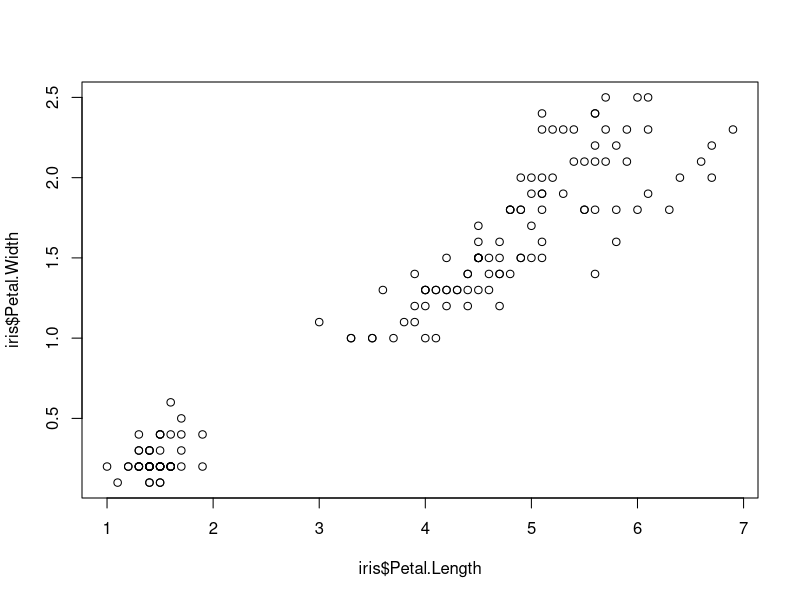
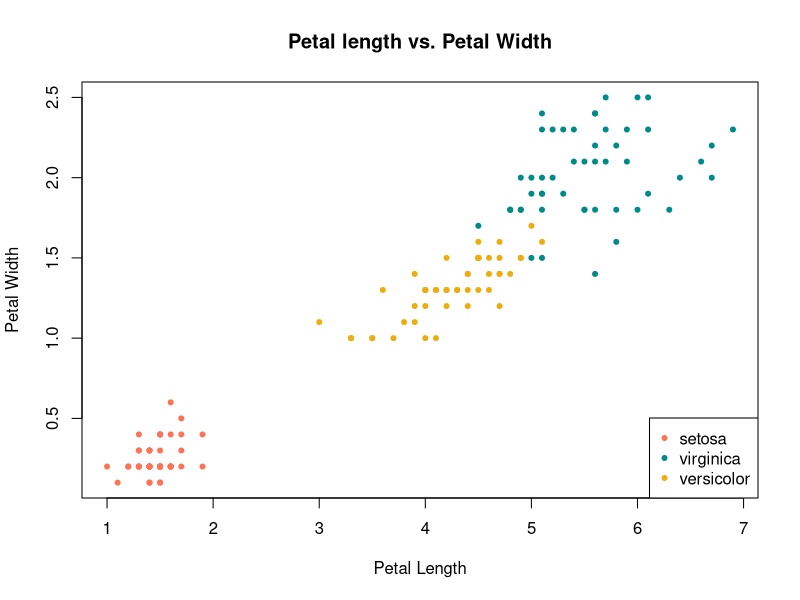
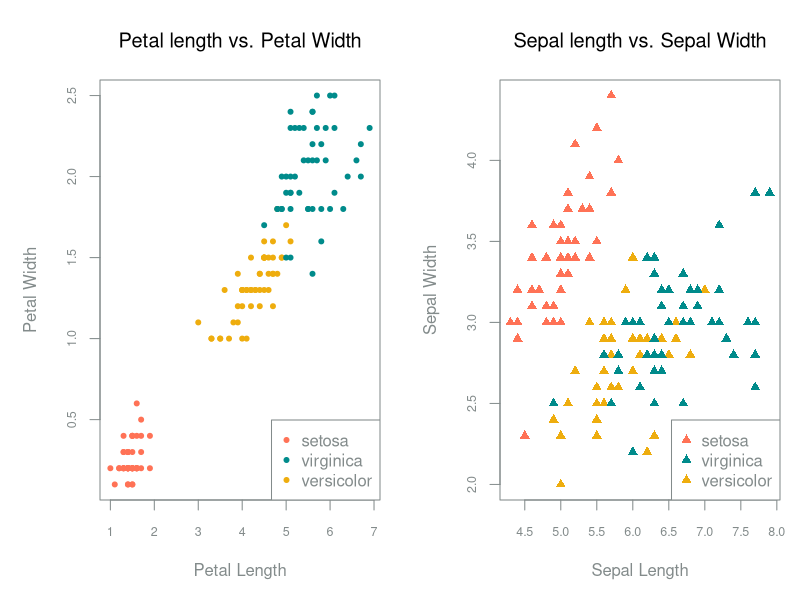
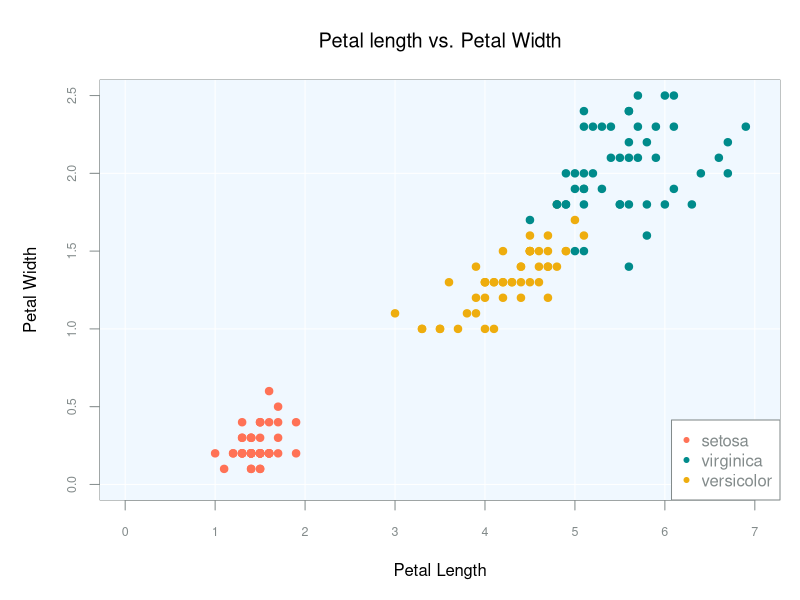
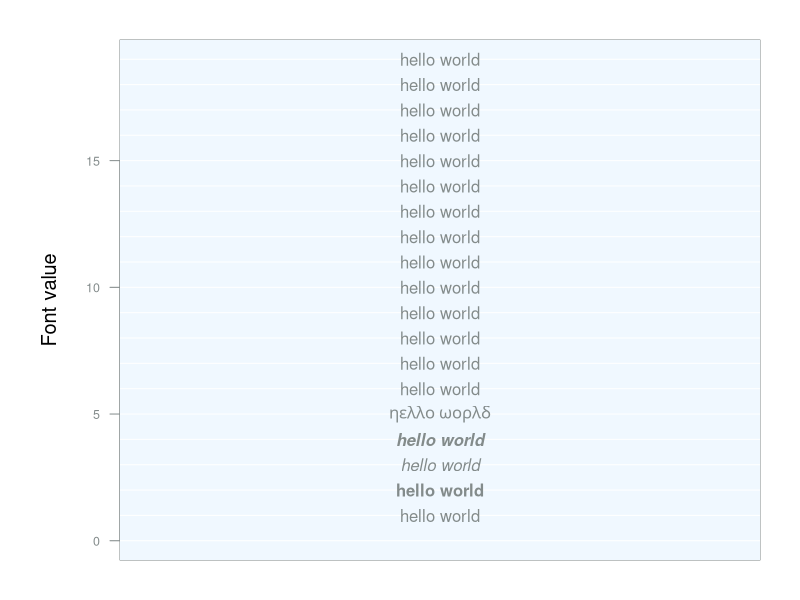

Source code (R) for these figures, in order:

## Graph 1, simple xy scatterplot
    plot (iris$Petal.Length,iris$Petal.Width)

## Graph 2

  ##Plot showing species subsets (right)
    plot(iris$Petal.Length, iris$Petal.Width, 
      xlab = "Petal Length",
      ylab = "Petal Width",
      main = "Petal length vs. Petal Width",
      pch = 20,
      col=ifelse(iris$Species == "setosa","coral1", 
                ifelse(iris$Species == "virginica","cyan4", 
                       ifelse(iris$Species ==  "versicolor",
                              "darkgoldenrod2", "grey"))))
  ##legend
    legend("bottomright", c("setosa","virginica", "versicolor"),
       col = c("coral1","cyan4", "darkgoldenrod2"), pch=20)



## Graph #3
    ##global settings
      par(mfrow = c(1,2), mar = c(5,5,4,1),font = 7,font.axis = 7, 
          fg = "azure4",  col.axis = "azure4", cex.axis = .75)

    ## First plot: petal length vs width
    plot(iris$Petal.Length, iris$Petal.Width, 
        xlab = "Petal Length", 
        ylab = "Petal Width", 
        font.lab = 7,
        col.lab = "azure4",
        main = "Petal length vs. Petal Width",
        font.main = 7,
        col.main = "black",
        pch = 20,
        col=ifelse(iris$Species == "setosa","coral1", 
                ifelse(iris$Species == "virginica","cyan4", 
                       ifelse(iris$Species ==  "versicolor",
                              "darkgoldenrod2", "grey"))))
    ##legend
      legend("bottomright", c("setosa","virginica", "versicolor"),
       col = c("coral1","cyan4", "darkgoldenrod2"), pch=20)
  
    ##Second plot: Sepal length vs width
    plot(iris$Sepal.Length, iris$Sepal.Width, 
        xlab = "Sepal Length",
        ylab = "Sepal Width",
        font.lab = 7,
        col.lab = "azure4",
        main = "Sepal length vs. Sepal Width",
        font.main=7,
        col.main = "black",
        pch = 17,
        col=ifelse(iris$Species == "setosa","coral1", 
                ifelse(iris$Species == "virginica","cyan4", 
                       ifelse(iris$Species ==  "versicolor",
                              "darkgoldenrod2", "grey"))))
    ##legend
      legend("bottomright", c("setosa","virginica", "versicolor"),
          col = c("coral1","cyan4", "darkgoldenrod2"), pch=17)


## Graph #4 
  
  ##global parameters
  par(mfrow = c(1,1), mar = c(5,5,4,1),font = 7,font.axis = 7,
    fg = "azure4",  col.axis = "azure4", cex.axis = .75) 
  
  ## Create the empty plot
    plot(NULL, ylim=c(0,2.5),xlim=c(0,7), 
      xlab = "Petal Length", 
      ylab = "Petal Width", 
      font.lab = 7,
      main = "Petal length vs. Petal Width",
      font.main = 7,
      col.main = "black",)
 
  ## Add the background color
  abline(v = 0:7, col = "aliceblue", lwd = 200)
  abline(v = 0:7, col = "white")
  abline(h=0:2.5, col = "white")
  
  ## Add the data points
    points(iris$Petal.Length, iris$Petal.Width, 
       pch = 20,
       cex = 1.5,
       col=ifelse(iris$Species == "setosa","coral1", 
                  ifelse(iris$Species == "virginica","cyan4", 
                         ifelse(iris$Species ==  "versicolor",
                                "darkgoldenrod2", "grey"))))
  ##legend
  legend("bottomright", c("setosa","virginica", "versicolor"),
       col = c("coral1","cyan4", "darkgoldenrod2"), pch=20)





##Graph of font values
  
  ##create empty plot
  par(mar=c(2,6,2,2) )
  plot(NULL, xaxt="n", ylim = c(0,19), xlim= c(0,2), 
     las=1, font.lab = 1, cex.lab = 1.2,  
     ylab = "Font value", xlab = "")
  ##create background
  abline(v = 0:2, col = "aliceblue", lwd = 300)
  abline(h=0:19, col = "white")

  ##print "hello world" for each font value, 1 - 19
  for( i in 1:19){
    text(1,i, "hello world", font =i)
    par(new = TRUE)
  }